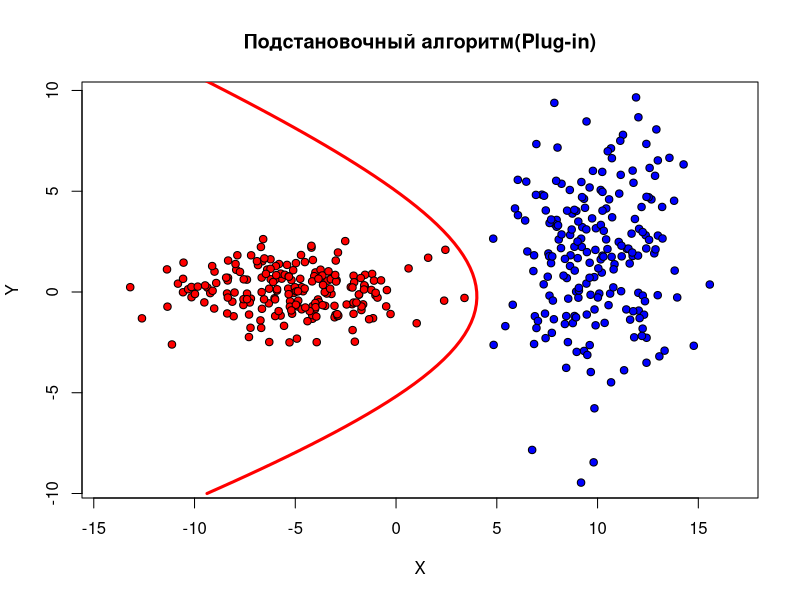

Here is the R script that generated this plot:
# Восстановление мат. ожидания
estimateMu <- function(objects) {     
  ## mu = 1 / m  *  sum_{i=1}^m(objects_i)     
  rows <- dim(objects)[1]     
  cols <- dim(objects)[2]          
  mu <- matrix(NA, 1, cols)     
  for (col in 1:cols)      {         
    mu[1, col] <- mean(objects[,col])     
  }          
  return(mu) 
} 
#  Восстановление ковариационной матрицы
estimateSigma <- function(objects, mu) {     
  rows <- dim(objects)[1]     
  cols <- dim(objects)[2]     
  sigma <- matrix(0, cols, cols)          
  for (i in 1:rows)     {         
    sigma <- sigma + (t(objects[i,] - mu) %*% (objects[i,] - mu)) / (rows - 1)     
  }          
  return (sigma) 
} 

# Получение коэффициентов подстановочного алгоритма 
getPlugInDiskriminantCoeffs <- function(mu1, sigma1, mu2, sigma2)  {     
  # функция линнии: a*x1^2 + b*x1*x2 + c*x2 + d*x1 + e*x2 + f = 0     
  invSigma1 <- solve(sigma1) 
  
  invSigma2 <- solve(sigma2)          
  f <- log(abs(det(sigma1))) - log(abs(det(sigma2))) + mu1 %*% invSigma1 %*% t(mu1) - mu2 %*% invSigma2 %*% t(mu2);          
  alpha <- invSigma1 - invSigma2     
  a <- alpha[1, 1]     
  b <- 2 * alpha[1, 2]     
  c <- alpha[2, 2]         
  beta <- invSigma1 %*% t(mu1) - invSigma2 %*% t(mu2)      
  d <- -2 * beta[1, 1]    
  e <- -2 * beta[2, 1] 
  return (c("x^2" = a, "xy" = b, "y^2" = c, "x" = d, "y" = e, "1" = f)) 
} 

## Количество объектов в каждом классе 
objectsCountOfEachClass <- 200

## Подключаем библиотеку MASS для генерации многомерного нормального распределения 

library(MASS) 

## Генерируем тестовые данные 
sigma1 <- matrix(c(10, 0, 0, 1), 2, 2) 
sigma2 <- matrix(c(5, 0, 0, 10), 2, 2) 
mu1 <- c(-5, 0) 
mu2 <- c(10, 2) 
xy1 <- mvrnorm(n = objectsCountOfEachClass, mu1, sigma1) 
xy2 <- mvrnorm(n = objectsCountOfEachClass, mu2, sigma2) 

## Собираем два класса в одну выборку 
xl <- rbind(cbind(xy1, 1), cbind(xy2, 2)) 

## Рисуем обучающую выборку  
colors <- c("red", "blue") 
plot(xl[,1], xl[,2], pch = 21, bg = colors[xl[,3]], asp = 1, xlab = "X", ylab = "Y", main = "Подстановочный алгоритм(Plug-in)") 

## Оценивание 
objectsOfFirstClass <- xl[xl[,3] == 1, 1:2] 
objectsOfSecondClass <- xl[xl[,3] == 2, 1:2] 

mu1 <- estimateMu(objectsOfFirstClass) 
mu2 <- estimateMu(objectsOfSecondClass) 
sigma1 <- estimateSigma(objectsOfFirstClass, mu1) 
sigma2 <- estimateSigma(objectsOfSecondClass, mu2) 
coeffs <- getPlugInDiskriminantCoeffs(mu1, sigma1, mu2, sigma2) 

## Рисуем дискриминантую функцию – красная линия 
x <- y <- seq(-10, 20, len = 100)  
z <- outer(x, y, function(x, y) coeffs["x^2"] * x^2 + coeffs["xy"] * x * y + coeffs["y^2"] * y^2 + coeffs["x"] * x + coeffs["y"] * y + coeffs["1"])  
contour(x, y, z, levels = 0, drawlabels = FALSE, lwd = 3, col = "red", add = TRUE)